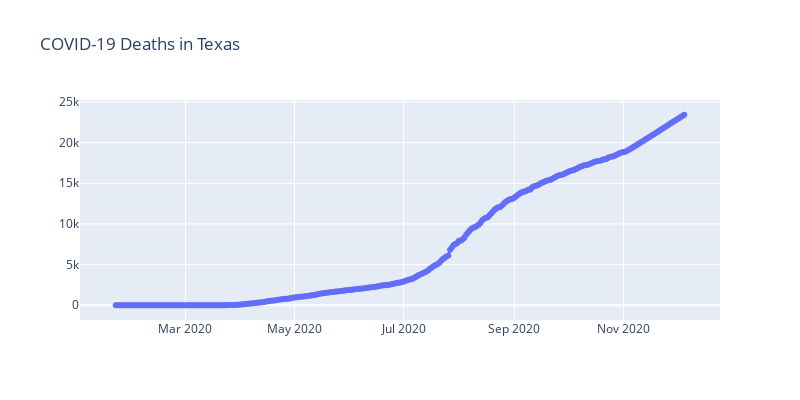

Write notebook code for a chart like this one.
### Markdown cell above
### Updating the layout

In plotly, the **layout** consists of the following graph properties plus several more:

* height
* width
* title
* xaxis/yaxis
* legend
* margin
* annotations

Here, we plot the same trace as above, but change the height and width (given in pixels) of the figure and provide a title.

### Code cell
fig = go.Figure()
fig.add_scatter(x=x, y=y, mode="lines+markers")
fig.update_layout(height=400, 
                  width=800,
                  title="COVID-19 Deaths in Texas")

### Figure 1 — Plotly figure (JSON) as saved in the notebook; plotly's stock layout.template omitted (floating-point values rounded to 4 significant figures; data arrays with more than 128 entries replaced by an {"elided": "..."} marker saying what was removed)
{"data": [{"mode": "lines+markers", "type": "scatter", "x": {"elided": "319 str values"}, "y": {"elided": "319 int values"}}], "layout": {"height": 400, "title": {"text": "COVID-19 Deaths in Texas"}, "width": 800}}
